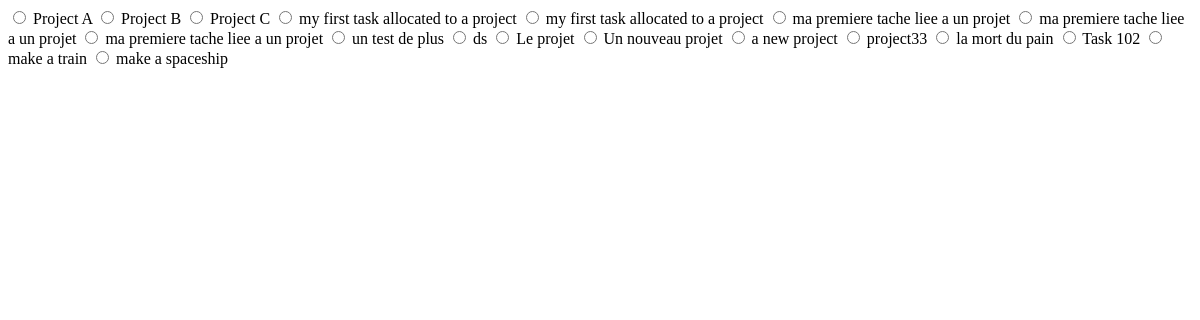
/search/results/, run on an earlier commit of the app's database.
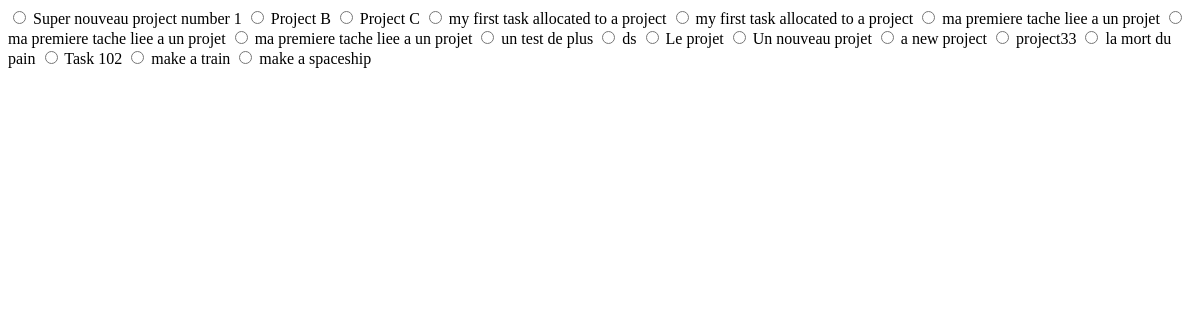
And on a later commit of the database.
### tasks/models.py (models this page shows, shortened)
class Projects(models.Model):
    PRIORITIES = [
        ("A", "A"),
        ("B", "B"),
        ("C", "C"),
        ("D", "D"),
    ]
    STATUSES = [
        ("Co", "Completed"),
        ("Cn", "Cancelled"),
        ("De", "Delegated"),
        ("Ip", "In Process"),
        ("Ns", "Not Started"),
        ("Wa", "Wait for"),
    ]
    project_priority = models.CharField(max_length=1, choices=PRIORITIES, null=True, blank=True)
    project_status = models.CharField(max_length=2, choices=STATUSES)
    project_complete = models.BooleanField(default=False)
    project_name = models.CharField(max_length=200)
    project_deadline = models.DateField(null=True, blank=True)

### tasks/views.py (the view)
# urls.py: path('search/results/', views.project_filter_results_view, name='project_filter_results_view'),
def project_filter_results_view(request):
    query = request.GET.get('search', '')
    form = NewTaskOrganizerTaskForm()
    project = form.fields['parent'].queryset
    if query:
        project = project.filter(project_name__icontains=query)
    else:
        project = form.fields['parent'].queryset
    context = {'project': project, 'count': project.count(), 'form':form}
    return render(request, 'tasks/project_filter_results.html', context)

### tasks/forms.py
class NewTaskOrganizerTaskForm(forms.ModelForm):
    class Meta:
        model = Tasks
        widgets = {'deadline' : DateInput(),'parent':forms.RadioSelect()}
        fields = ['priority', 'name', 'deadline', 'context', 'effort', 'parent', 'new_task']
    def __init__(self, *args, **kwargs):
        super().__init__(*args, **kwargs)
        self.fields['effort'].widget.attrs['placeholder'] = 'time'

### tasks/templates/tasks/project_filter_results.html (shortened to what this page needs)
{% for p in project %}
<label class="nto-prj-btn-field w-radio">
    <input type="radio" id='{{p.pk}}' name="parent" value="{{p.pk}}" class="w-form-formradioinput w-radio-input">
    <span class="project-list-txt w-form-label" for="{{p.pk}}">{{p.project_name}}</span>
</label>
{% endfor %}

What changed in the data, as far as the page shows it:
changed Projects: parent "☐ Project A" → "☐ Super nouveau project number 1"; project_name "Project A" → "Super nouveau project number 1"
